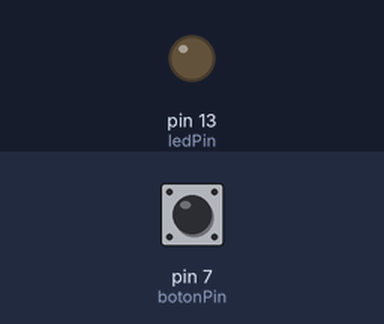
Simulated run of this sketch. Board: Arduino Uno, built with avr-gcc and run on an emulated ATmega328P. On the bench: output pins drawn as LEDs (lit = HIGH). Inputs (shaded band) come from the test bench; at power-on: pin 7 (botonPin) LOW.

Above: at 1.2 s.
1.3 s: pin 7 (botonPin) pulled HIGH for 0.15 s
At 1.37 s:
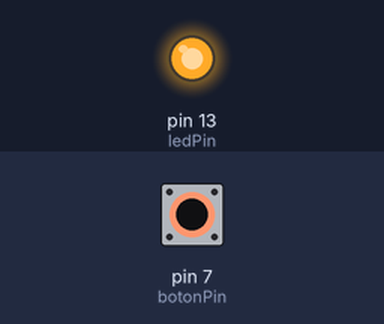
2.9 s: pin 7 (botonPin) pulled HIGH for 3.2 s
At 6.8 s:
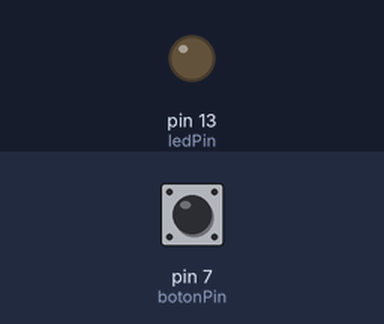
Timing chart, 0 to 8.3 s (numbered marks = the images above; inputs shaded):
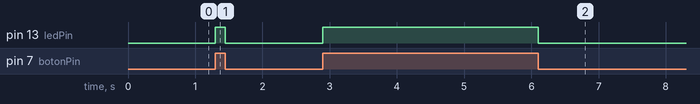

Measured:
- after the input at 1.3 s, pin 13 (ledPin): LOW → HIGH at once, → LOW 0.15 s later
- after the input at 2.9 s, pin 13 (ledPin): LOW → HIGH at once, → LOW 3.2 s later

The sketch:

ejercicio2.ino
```cpp
const int botonPin = 7;
const int ledPin = 13;
int estadoBoton =0;

void setup() {
 pinMode(ledPin, OUTPUT);
 pinMode(botonPin, INPUT);

}

void loop() {
  // Leer estado del botón
  estadoBoton = digitalRead(botonPin);

  // Comprobar si está pulsado
  if(estadoBoton == HIGH){ // Botón pulsado
  	// Encender luz
    digitalWrite(ledPin, HIGH);
  }else{
  	// Apagar luz
  	digitalWrite(ledPin, LOW);
  }
}
```
